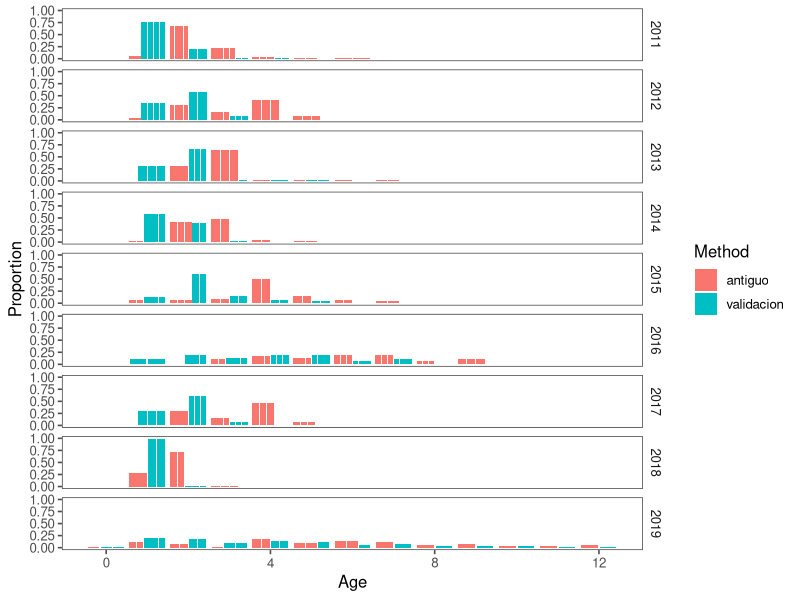
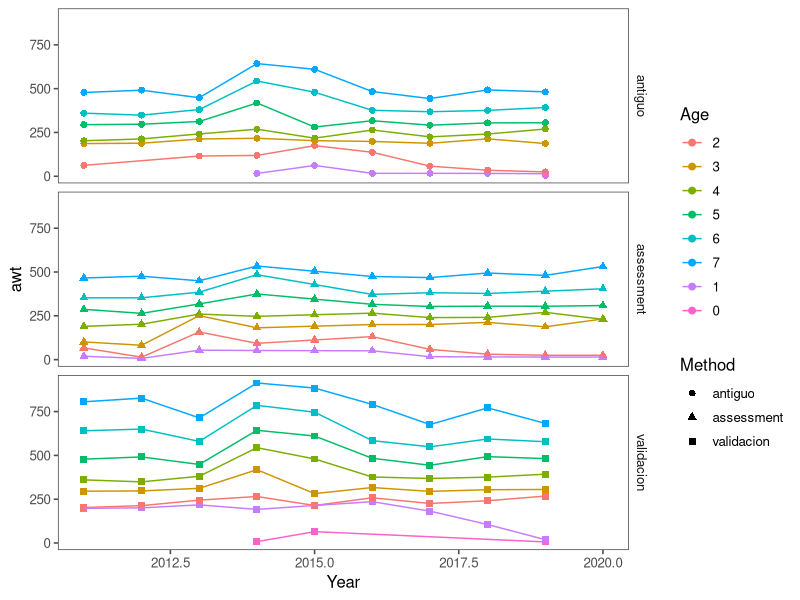
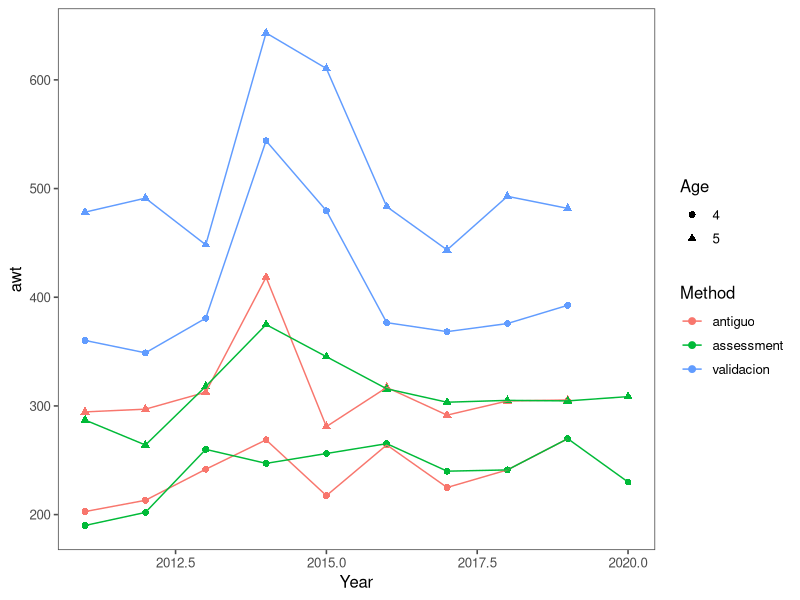

Here is the R script that generated these plots, in order:
## ---- chunk 1
library(tidyverse)
library(ggplot2)
library(ggthemes)

# Read in new data 
df_age <- read.csv("All_Age_Data_Chile.csv") 
head(df_age)
# Read in data that is in the assessment model for same sources 
df_age_in <- read.csv("AgeDataInAssessment.csv") 

# Make a plot of currently used wt-at-age for S-C Chile
# 
names(df_age_in) <- c("Year","Fleet","type","Label",1:12)
df_age_in <- df_age_in %>% pivot_longer(cols =5:16,names_to="age")
head(df_age_in)

## ---- chunk 2
df_age %>% filter(Year>2010,grepl('Fleet 1',Zone)) %>% group_by(Method,Year) %>% mutate(Catch_tot=sum(Catch_no)) %>% ungroup() %>%
group_by(Method,Year,Age) %>% summarise(Proportion=sum(Catch_no)/Catch_tot) %>%
ggplot(aes(x=Age,y=Proportion,fill=Method,group=Year)) +
geom_bar(stat='identity',position="dodge2") + theme_few() + facet_grid(Year~.)

## ---- chunk 3
# Combine assessment w/ new file
# 
# Average wt age
tmp1 <- df_age %>% filter(Age<8,Year>2010,grepl('Fleet 2',Zone)) %>% group_by(Method,Year,Age) %>% 
  summarise(Age=as.factor(Age),Catch_wt=sum(Catch_wt),Catch_no=(sum(Catch_no)),awt=1e6*Catch_wt/Catch_no) %>% transmute(Year,Method,Age,awt)
tmp2 <- df_age_in %>% filter(as.numeric(age)<8,type=='wtage',Year>2010,Fleet==2) %>%  
  transmute(Year,Method="assessment",Age=as.factor(as.numeric(age)),awt=value*1000)
rbind(tmp1,tmp2) %>% 
  ggplot(aes(x=Year,y=awt,color=Age,shape=Method,type=Method)) + geom_point(size=2) + geom_line() + theme_few() +
  facet_grid(Method~.)
## ---- chunk 4
rbind(tmp1,tmp2) %>% filter(Age %in% 4:5) %>%  mutate(Age=as.factor(Age)) %>% 
  ggplot(aes(x=Year,y=awt,color=Method,shape=Age,type=Age)) + geom_point(size=2) + geom_line() + theme_few() #+ facet_grid(Method~.)
